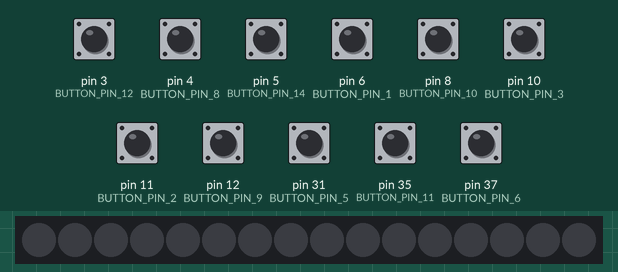
A sketch run on a simulated Arduino Mega 2560, built with avr-gcc and run on an emulated ATmega2560. Parts: 16 RGB LEDs in strip order, left to right. The test bench sets the inputs (shaded band); at power-on: pin 3 (BUTTON_PIN_12), pin 4 (BUTTON_PIN_8), pin 5 (BUTTON_PIN_14), pin 6 (BUTTON_PIN_1), pin 8 (BUTTON_PIN_10), pin 10 (BUTTON_PIN_3), pin 11 (BUTTON_PIN_2), pin 12 (BUTTON_PIN_9), pin 31 (BUTTON_PIN_5), pin 35 (BUTTON_PIN_11), pin 37 (BUTTON_PIN_6) HIGH.

Above: at 1.2 s.
1.3 s: pin 3 (BUTTON_PIN_12) pulled LOW for 0.15 s
At 2.7 s:
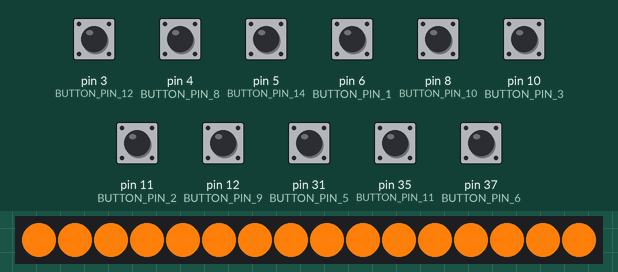
2.9 s: pin 4 (BUTTON_PIN_8) pulled LOW for 0.15 s
At 4.45 s:
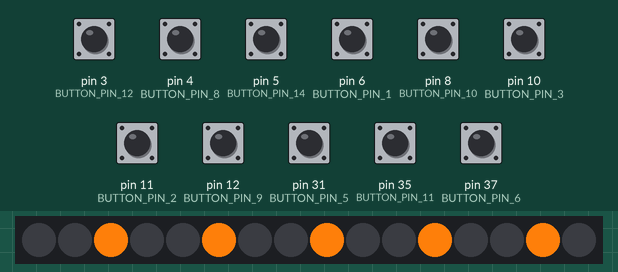
4.5 s: pin 5 (BUTTON_PIN_14) pulled LOW for 1 s
At 6.92 s:
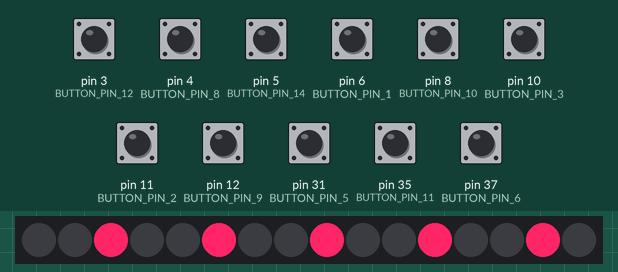
7.0 s: pin 6 (BUTTON_PIN_1) pulled LOW for 0.15 s
At 8.4 s:
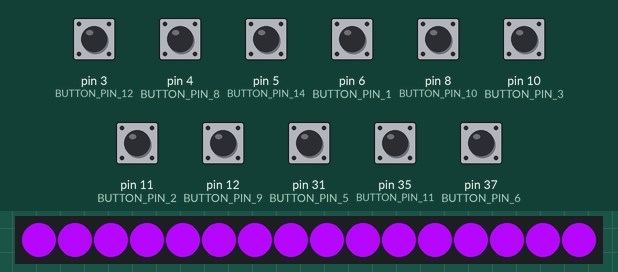
8.6 s: pin 8 (BUTTON_PIN_10) pulled LOW for 0.15 s
At 10.15 s:
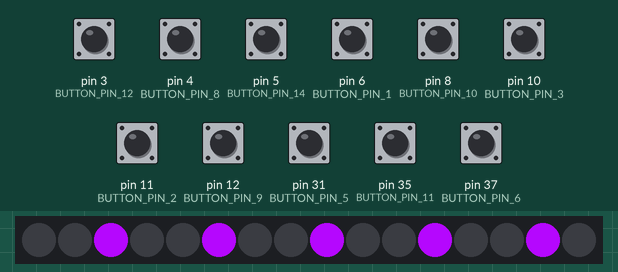
10.2 s: pin 10 (BUTTON_PIN_3) pulled LOW for 0.15 s
At 12.1 s:
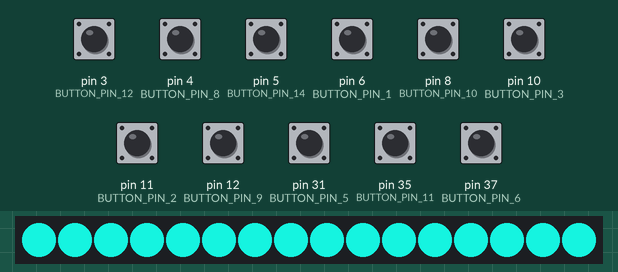

Measured:
- after the input at 1.3 s, the LEDs: first change at once (image 1 shows a later state)
- after the input at 2.9 s, the LEDs: first change after 0.07 s (image 2 shows a later state)
- after the input at 4.5 s, the LEDs: first change at once (image 3 shows a later state)
- after the input at 7.0 s, the LEDs: first change at once (image 4 shows a later state)
- after the input at 8.6 s, the LEDs: first change after 0.07 s (image 5 shows a later state)
- after the input at 10.2 s, the LEDs: first change at once (image 6 shows a later state)

The sketch:

mason-jar-matrix.ino
```cpp
// based off of NeoPixel Button Cycler Example

#include <Adafruit_NeoPixel.h>

#define BUTTON_PIN_13  2 // Jar 13
#define BUTTON_PIN_12  3 // Jar 12
#define BUTTON_PIN_8   4 // Jar 8
#define BUTTON_PIN_14  5 // Jar 14
#define BUTTON_PIN_1   6 // Jar 1
#define BUTTON_PIN_15  7 // Jar 15
#define BUTTON_PIN_10  8 // Jar 10
#define BUTTON_PIN_16  9 // Jar 16
#define BUTTON_PIN_3   10 // Jar 3
#define BUTTON_PIN_2   11 // Jar 2
#define BUTTON_PIN_9   12 // Jar 9
#define BUTTON_PIN_4   13 // Jar 4
#define BUTTON_PIN_5   31 // Jar 5
#define BUTTON_PIN_7   33 // Jar 7
#define BUTTON_PIN_11  35 // Jar 11
#define BUTTON_PIN_6   37 // Jar 6

int buttons[] = {BUTTON_PIN_1, BUTTON_PIN_2, BUTTON_PIN_3, BUTTON_PIN_5, BUTTON_PIN_6, BUTTON_PIN_8, BUTTON_PIN_9, BUTTON_PIN_10, BUTTON_PIN_11, BUTTON_PIN_12, BUTTON_PIN_14, BUTTON_PIN_15};

#define PIXEL_PIN    50    // Digital IO pin connected to the NeoPixels.
#define PIXEL_COUNT 16

Adafruit_NeoPixel strip = Adafruit_NeoPixel(PIXEL_COUNT, PIXEL_PIN, NEO_GRB + NEO_KHZ800);

bool oldState = HIGH;
int showType = 0;

void setup() {
  Serial.begin(9600);
  pinMode(buttons[0], INPUT_PULLUP);
  pinMode(buttons[1], INPUT_PULLUP);
  pinMode(buttons[2], INPUT_PULLUP);
  pinMode(buttons[3], INPUT_PULLUP);
  pinMode(buttons[4], INPUT_PULLUP);
  pinMode(buttons[5], INPUT_PULLUP);
  pinMode(buttons[6], INPUT_PULLUP);
  pinMode(buttons[7], INPUT_PULLUP);
  pinMode(buttons[8], INPUT_PULLUP);
  pinMode(buttons[9], INPUT_PULLUP);
  pinMode(buttons[10], INPUT_PULLUP);
  pinMode(buttons[11], INPUT_PULLUP);
  pinMode(buttons[12], INPUT_PULLUP);
  pinMode(buttons[13], INPUT_PULLUP);
  pinMode(buttons[14], INPUT_PULLUP);
  pinMode(buttons[15], INPUT_PULLUP);
  // 3  button 4   Jar 4
  // 6  button 7   Jar 1
  // 12 button 13  Jar 13
  // 15 button 16  Jar 16

  strip.begin();
  strip.show(); // Initialize all pixels to 'off'
}

void loop() {
  for(int i = 0; i < 11; i++){
    bool newState = digitalRead(buttons[i]);
    if (newState == LOW && oldState == HIGH) {
      delay(20);
      // Check if button is still low after debounce.
      newState = digitalRead(buttons[i]);
      if (newState == LOW) {
        showType++;
        if (showType > 11)
          showType=0;
        startShow(showType);
      }
    }
    oldState = newState;
   }
}

void startShow(int i) {
  switch(i){
    case 0: colorWipe(strip.Color(0, 0, 0), 50);    // Black/off
            break;
    case 1: colorWipe(strip.Color(253, 126, 10), 50);  // orange
            break;
    case 2: theaterChase(strip.Color(253, 126, 10), 50);  // orange
            break;
    case 3: colorWipe(strip.Color(254, 37, 103), 50);  // pink
            break;
    case 4: theaterChase(strip.Color(254, 37, 103), 50);  // pink
            break;
    case 5: colorWipe(strip.Color(180, 7, 253), 50);  // purple
            break;
    case 6: theaterChase(strip.Color(180, 7, 253), 50); // purple
            break;
    case 7: colorWipe(strip.Color(19, 219, 201), 50);  // Blue
            break;
    case 8: theaterChase(strip.Color(19, 219, 201), 50);  // Blue
            break;
    case 9: colorWipe(strip.Color(189, 228, 10), 50); // Green
            break;
    case 10: theaterChase(strip.Color(189, 228, 10), 50); // Green
            break;


  }
}

// Fill the dots one after the other with a color
void colorWipe(uint32_t c, uint8_t wait) {
  for(uint16_t i=0; i<strip.numPixels(); i++) {
    strip.setPixelColor(i, c);
    strip.show();
    delay(wait);
  }
}

//Theatre-style crawling lights.
void theaterChase(uint32_t c, uint8_t wait) {
  for (int j=0; j<10; j++) {  //do 10 cycles of chasing
    for (int q=0; q < 3; q++) {
      for (int i=0; i < strip.numPixels(); i=i+3) {
        strip.setPixelColor(i+q, c);    //turn every third pixel on
      }
      strip.show();
      delay(wait);
      for (int i=0; i < strip.numPixels(); i=i+3) {
        strip.setPixelColor(i+q, 0);        //turn every third pixel off
      }
    }
  }
}
```
